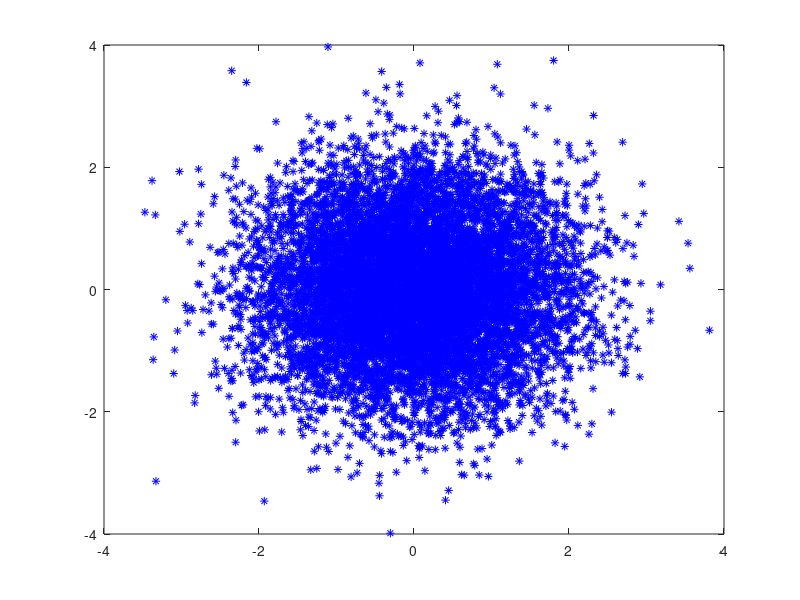
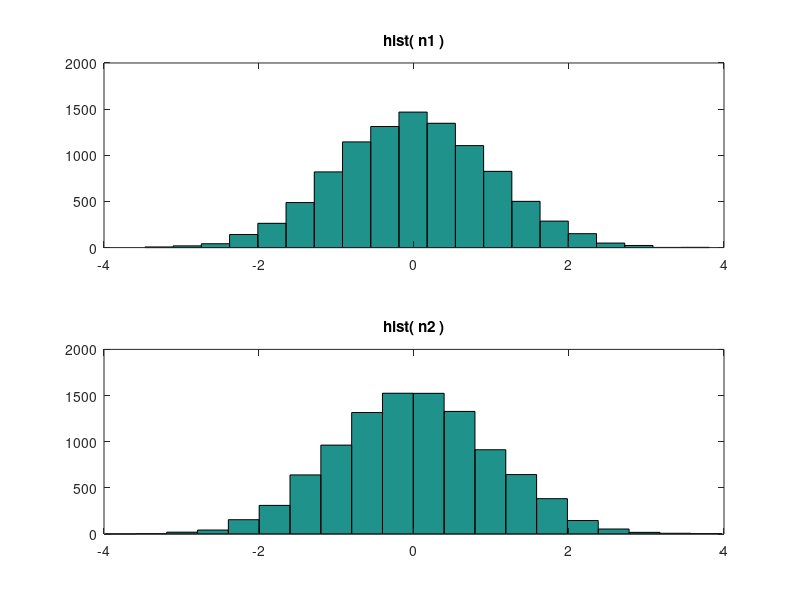

Source code (MATLAB) for these figures, in order:
% rand_transform2.m
% Przekształcenie Boxa-Millera

disp('Równomierny R[0,1] --> Normalny (0,1)')
N = 10000; 
r1 = rand(1,N);
r2 = rand(1,N);
n1 = sqrt(-2*log(r1)) .* cos(2*pi*r2);
n2 = sqrt(-2*log(r1)) .* sin(2*pi*r2);
 
figure;
subplot(111); plot(n1,n2,'b*'); pause
figure;
subplot(211); hist(n1,20); title('hist( n1 )');
subplot(212); hist(n2,20); title('hist( n2 )'); pause
